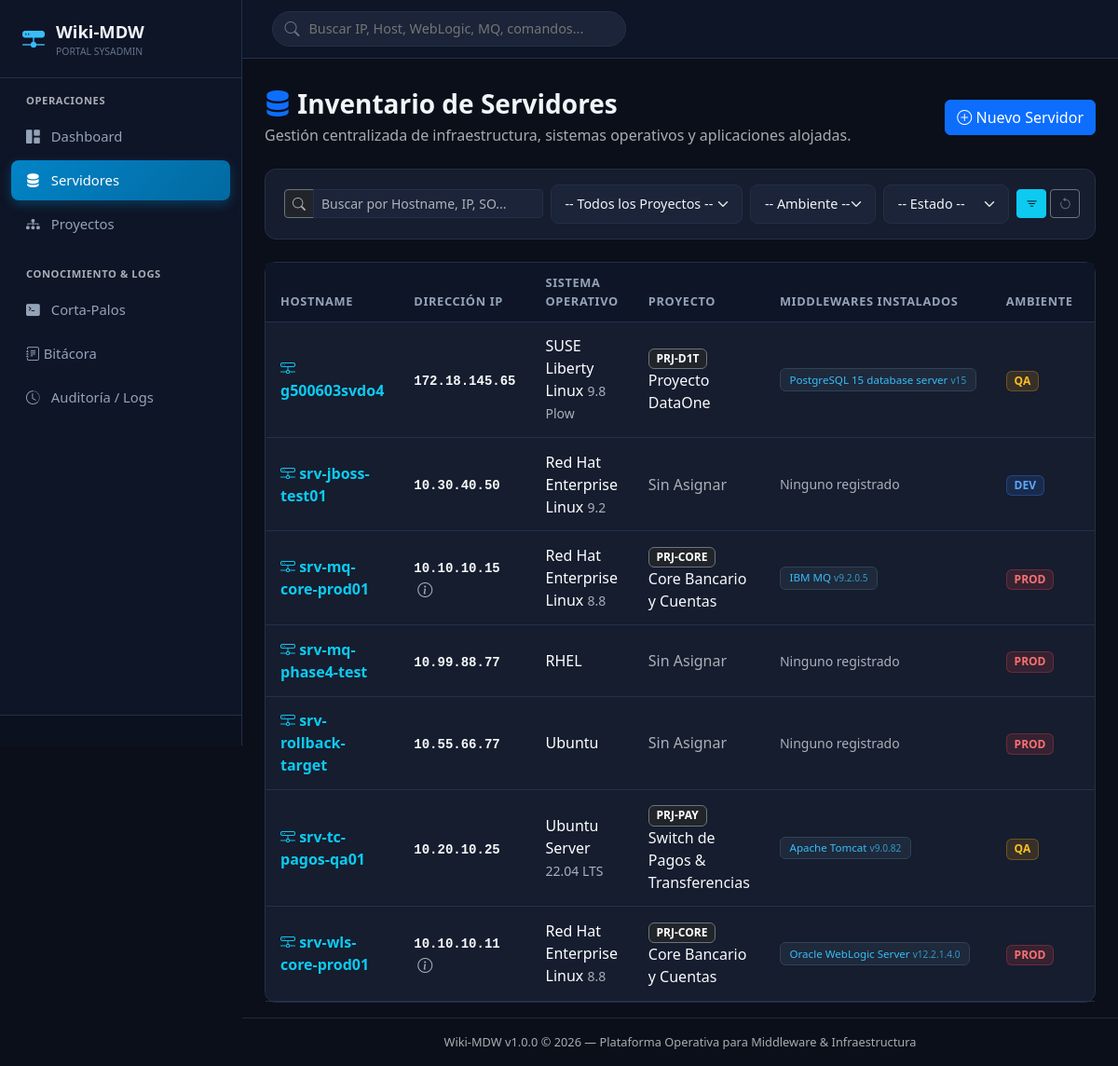
The page /servers on the database its author committed.
### app/models/server.py (models this page shows, shortened)
class Server(BaseModel):
    __tablename__ = "servers"
    hostname = Column(String(100), unique=True, nullable=False, index=True)
    ip_address = Column(String(45), unique=True, nullable=False, index=True)
    secondary_ips = Column(Text, nullable=True)  # IPs adicionales o interfaces VIP / Backup
    os_name = Column(String(60), nullable=False, default="Linux")  # RHEL, Oracle Linux, AIX, Ubuntu, Windows Server
    os_version = Column(String(40), nullable=True)  # Ej: 8.8, 7.9, 2022
    environment = Column(String(20), default="PROD", nullable=False, index=True)  # PROD, QA, DEV, DR
    status = Column(String(20), default="ACTIVE", nullable=False, index=True)  # ACTIVE, MAINTENANCE, DECOMMISSIONED
    platform_type = Column(String(50), default="On-Premise", nullable=False)  # On-Premise, Cloud (AWS), Cloud (Azure), Cloud (GCP), Cloud (OCI), etc.
    location = Column(String(150), nullable=True)                             # DC Santiago - Rack B04, us-east-1, etc.
    cpu_cores = Column(Integer, nullable=True)
    ram_gb = Column(Integer, nullable=True)
    ssh_port = Column(Integer, default=22, nullable=False)
    notes = Column(Text, nullable=True)
    project_id = Column(Integer, ForeignKey("projects.id", ondelete="SET NULL"), nullable=True, index=True)
    auth_type = Column(String(30), default="NONE", nullable=False)   # 'PASSWORD', 'SSH_KEY', 'DOMAIN_AD', 'NONE'
    auth_username = Column(String(100), nullable=True)               # root, svc_mdw, DOMAIN\admin
    auth_secret = Column(String(255), nullable=True)                 # Contraseña o token
    ssh_key_content = Column(Text, nullable=True)                    # Repositorio de Llave Privada SSH
    domain_name = Column(String(100), nullable=True)                 # Dominio Windows Active Directory
    auth_notes = Column(Text, nullable=True)                         # Instrucciones especiales de acceso
    project = relationship("Project", back_populates="servers")
    middlewares = relationship("MiddlewareInstance", back_populates="server", cascade="all, delete-orphan")
    runbooks = relationship("RunbookCommand", back_populates="server")
    incidents = relationship("IncidentLog", back_populates="server")

### app/models/project.py (models this page shows, shortened)
class Project(BaseModel):
    __tablename__ = "projects"
    name = Column(String(100), unique=True, nullable=False, index=True)
    code = Column(String(20), unique=True, nullable=False, index=True)  # Ej: PRJ-CORE, PRJ-PAY
    description = Column(Text, nullable=True)
    lead_name = Column(String(100), nullable=True)  # Responsable técnico o funcional
    environment = Column(String(20), default="PROD", nullable=False)  # PROD, QA, DEV, STAGING, DR
    servers = relationship("Server", back_populates="project", cascade="all, delete-orphan")
    incidents = relationship("IncidentLog", back_populates="project")

### app/models/middleware.py (models this page shows, shortened)
class MiddlewareInstance(BaseModel):
    __tablename__ = "middlewares"
    server_id = Column(Integer, ForeignKey("servers.id", ondelete="CASCADE"), nullable=False, index=True)
    name = Column(String(100), nullable=False, index=True)  # Ej: 'Oracle WebLogic', 'IBM MQ', 'Apache Tomcat'
    version = Column(String(50), nullable=True)  # Ej: '12.2.1.4', '9.2.0.5', '9.0.82'
    install_path = Column(String(255), nullable=False)  # Ej: '/u01/app/oracle/middleware'
    domain_or_instance = Column(String(100), nullable=True)  # Ej: 'domain_core_prod', 'QM_PAGOS_01'
    binary_path = Column(String(255), nullable=True)  # Ej: '/u01/app/oracle/domains/domain_core/bin'
    config_path = Column(String(255), nullable=True)  # Ej: '/u01/app/oracle/domains/domain_core/config/config.xml'
    service_name = Column(String(100), nullable=True)  # Ej: 'weblogic.service', 'ibm-mq'
    ports = Column(String(150), nullable=True)  # Ej: '7001 (Admin), 7002 (Managed1), 5556 (NodeMgr)'
    run_user = Column(String(50), nullable=True)  # Ej: 'oracle', 'mqm', 'tomcat'
    status = Column(String(20), default="RUNNING", nullable=False)  # RUNNING, STOPPED, DEGRADED, UNKNOWN
    notes = Column(Text, nullable=True)
    server = relationship("Server", back_populates="middlewares")
    runbooks = relationship("RunbookCommand", back_populates="middleware")
    incidents = relationship("IncidentLog", back_populates="middleware")

### app/routes/servers.py (the view, shortened to what this page needs)
@servers_bp.route("")
def list_servers():
    q = request.args.get("q", "").strip()
    project_id = request.args.get("project_id", type=int)
    environment = request.args.get("environment", "").strip()
    status = request.args.get("status", "").strip()
    with get_db() as session:
        query = session.query(Server)
        if project_id:
            query = query.filter(Server.project_id == project_id)
        if environment:
            query = query.filter(Server.environment == environment)
        if status:
            query = query.filter(Server.status == status)
        servers = query.order_by(Server.hostname.asc()).all()
        projects = session.query(Project).order_by(Project.name.asc()).all()
        return render_template(
            "servers/list.html",
            servers=servers,
            projects=projects,
            filters={"q": q, "project_id": project_id, "environment": environment, "status": status}
        )

### app/templates/servers/list.html (shortened to what this page needs)
{% extends "base.html" %}
{% block content %}
<div class="d-flex align-items-center justify-content-between mb-4">
    <div>
        <h3 class="fw-bold mb-1"><i class="bi bi-server text-primary"></i> Inventario de Servidores</h3>
        <p class="text-muted mb-0">Gestión centralizada de infraestructura, sistemas operativos y aplicaciones alojadas.</p>
    </div>
    <a href="{{ url_for('servers.create_server') }}" class="btn btn-primary">
        <i class="bi bi-plus-circle"></i> Nuevo Servidor
    </a>
</div>
<div class="card-custom mb-4">
    <div class="card-custom-body py-3">
        <form method="GET" action="{{ url_for('servers.list_servers') }}" class="row g-2 align-items-center">
            <div class="col-md-4">
                <div class="input-group input-group-sm">
                    <span class="input-group-text bg-dark border-secondary text-muted"><i class="bi bi-search"></i></span>
                    <input type="text" name="q" value="{{ filters.q }}" class="form-control form-control-dark" placeholder="Buscar por Hostname, IP, SO...">
                </div>
            </div>
            <div class="col-md-3">
                <select name="project_id" class="form-select form-select-dark form-select-sm">
                    <option value="">-- Todos los Proyectos --</option>
                </select>
            </div>
            <div class="col-md-2">
                <select name="environment" class="form-select form-select-dark form-select-sm">
                    <option value="">-- Ambiente --</option>
                </select>
            </div>
            <div class="col-md-2">
                <select name="status" class="form-select form-select-dark form-select-sm">
                    <option value="">-- Estado --</option>
                </select>
            </div>
            <div class="col-md-1 d-flex gap-1">
                <button type="submit" class="btn btn-sm btn-info w-100"><i class="bi bi-filter"></i></button>
                <a href="{{ url_for('servers.list_servers') }}" class="btn btn-sm btn-outline-secondary"><i class="bi bi-arrow-counterclockwise"></i></a>
            </div>
        </form>
    </div>
</div>
<div class="card-custom">
    <div class="table-responsive">
        <table class="table table-dark-custom">
            <thead>
                <tr>
                    <th>Hostname</th>
                    <th>Dirección IP</th>
                    <th>Sistema Operativo</th>
                    <th>Proyecto</th>
                    <th>Middlewares Instalados</th>
                    <th>Ambiente</th>
                    <th>Estado</th>
                </tr>
            </thead>
            <tbody>
                {% for s in servers %}
                <tr>
                    <td>
                        <a href="{{ url_for('servers.view_server', server_id=s.id) }}" class="fw-bold text-info text-decoration-none">
                            <i class="bi bi-hdd-network"></i> {{ s.hostname }}
                        </a>
                    </td>
                    <td>
                        <code class="text-light fw-semibold">{{ s.ip_address }}</code>
                        {% if s.secondary_ips %}
                            <i class="bi bi-info-circle text-muted ms-1" data-bs-toggle="tooltip" title="IPs Secundarias: {{ s.secondary_ips }}"></i>
                        {% endif %}
                    </td>
                    <td>
                        <span>{{ s.os_name }}</span>
                        {% if s.os_version %}<small class="text-muted">{{ s.os_version }}</small>{% endif %}
                    </td>
                    <td>
                        {% if s.project %}
                            <a href="{{ url_for('projects.view_project', project_id=s.project.id) }}" class="text-light text-decoration-none">
                                <span class="badge bg-dark border border-secondary">{{ s.project.code }}</span> {{ s.project.name }}
                            </a>
                        {% else %}
                            <span class="text-muted">Sin Asignar</span>
                        {% endif %}
                    </td>
                    <td>
                        <div class="d-flex flex-wrap gap-1">
                            {% for m in s.middlewares %}
                                <span class="badge badge-tech" style="font-size: 0.725rem;">
                                    {{ m.name }} {% if m.version %}<small class="opacity-75">v{{ m.version }}</small>{% endif %}
                                </span>
                            {% else %}
                                <small class="text-muted">Ninguno registrado</small>
                            {% endfor %}
                        </div>
                    </td>
                    <td>
                        <span class="badge {% if s.environment == 'PROD' %}badge-env-prod{% elif s.environment == 'QA' %}badge-env-qa{% else %}badge-env-dev{% endif %}">
                            {{ s.environment }}
                        </span>
                    </td>
                    <td>
                    </td>
                </tr>
                {% endfor %}
            </tbody>
        </table>
    </div>
</div>
{% endblock %}

### app/templates/base.html (shortened to what this page needs)
<!DOCTYPE html>
<html lang="es" data-bs-theme="dark">
<head>
    <link href="https://cdn.jsdelivr.net/npm/bootstrap@5.3.3/dist/css/bootstrap.min.css" rel="stylesheet">
    <link rel="stylesheet" href="https://cdn.jsdelivr.net/npm/bootstrap-icons@1.11.3/font/bootstrap-icons.min.css">
    <link rel="stylesheet" href="{{ url_for('static', filename='css/style.css') }}">
</head>
<body>
    <aside class="sidebar">
        <a href="{{ url_for('main.dashboard') }}" class="sidebar-brand">
            <i class="bi bi-hdd-network-fill"></i>
            <div>
                <span>Wiki-MDW</span>
                <div style="font-size: 0.65rem; color: var(--text-muted); font-weight: normal;">PORTAL SYSADMIN</div>
            </div>
        </a>
        <div class="sidebar-nav">
            <div class="text-uppercase text-muted px-3 mb-2" style="font-size: 0.7rem; font-weight: 700; letter-spacing: 0.05em;">Operaciones</div>
            <a href="{{ url_for('main.dashboard') }}" class="nav-link {% if request.endpoint == 'main.dashboard' %}active{% endif %}">
                <i class="bi bi-grid-1x2-fill"></i> Dashboard
            </a>
            <a href="{{ url_for('servers.list_servers') }}" class="nav-link {% if request.endpoint and request.endpoint.startswith('servers.') %}active{% endif %}">
                <i class="bi bi-server"></i> Servidores
            </a>
            <a href="{{ url_for('projects.list_projects') }}" class="nav-link {% if request.endpoint and request.endpoint.startswith('projects.') %}active{% endif %}">
                <i class="bi bi-diagram-3-fill"></i> Proyectos
            </a>
            <div class="text-uppercase text-muted px-3 mt-4 mb-2" style="font-size: 0.7rem; font-weight: 700; letter-spacing: 0.05em;">Conocimiento & Logs</div>
            <a href="{{ url_for('runbooks.list_runbooks') }}" class="nav-link {% if request.endpoint and request.endpoint.startswith('runbooks.') %}active{% endif %}">
                <i class="bi bi-terminal-fill"></i> Corta-Palos
            </a>
            <a href="{{ url_for('incidents.list_incidents') }}" class="nav-link d-flex justify-content-between align-items-center {% if request.endpoint and request.endpoint.startswith('incidents.') %}active{% endif %}">
                <div><i class="bi bi-journal-text"></i> Bitácora</div>
            </a>
            <a href="{{ url_for('audit.list_audits') }}" class="nav-link {% if request.endpoint and request.endpoint.startswith('audit.') %}active{% endif %}">
                <i class="bi bi-clock-history"></i> Auditoría / Logs
            </a>
        </div>
        <div class="sidebar-footer">
        </div>
    </aside>
    <div class="main-content">
        <header class="topbar">
            <div class="search-box">
                <i class="bi bi-search search-icon"></i>
                <input type="text" id="globalSearchInput" placeholder="Buscar IP, Host, WebLogic, MQ, comandos..." autocomplete="off">
            </div>
        </header>
        <div class="px-4 pt-3">
        </div>
        <main class="flex-grow-1 px-4 py-3">
            {% block content %}{% endblock %}
        </main>
        <footer class="text-center py-3 text-muted border-top border-secondary border-opacity-25" style="font-size: 0.8rem;">
            Wiki-MDW v{{ app_version }} &copy; {{ current_year }} &mdash; Plataforma Operativa para Middleware & Infraestructura
        </footer>
    </div>
</body>
</html>

### rows shown on the page
Server: hostname "g500603svdo4", ip_address "172.18.145.65", os_name "SUSE Liberty Linux", os_version "9.8 Plow", project.code "PRJ-D1T", project.name "Proyecto DataOne", environment "QA"
MiddlewareInstance: name "PostgreSQL 15 database server", version "15"
Server: hostname "srv-jboss-test01", ip_address "10.30.40.50", os_name "Red Hat Enterprise Linux", os_version "9.2", shows "Sin Asignar", environment "DEV"
Server: hostname "srv-mq-core-prod01", ip_address "10.10.10.15", os_name "Red Hat Enterprise Linux", os_version "8.8", project.code "PRJ-CORE", project.name "Core Bancario y Cuentas", environment "PROD"
MiddlewareInstance: name "IBM MQ", version "9.2.0.5"
Server: hostname "srv-mq-phase4-test", ip_address "10.99.88.77", os_name "RHEL", shows "Sin Asignar", environment "PROD"
Server: hostname "srv-rollback-target", ip_address "10.55.66.77", os_name "Ubuntu", shows "Sin Asignar", environment "PROD"
Server: hostname "srv-tc-pagos-qa01", ip_address "10.20.10.25", os_name "Ubuntu Server", os_version "22.04 LTS", project.code "PRJ-PAY", project.name "Switch de Pagos & Transferencias", environment "QA"
MiddlewareInstance: name "Apache Tomcat", version "9.0.82"
Server: hostname "srv-wls-core-prod01", ip_address "10.10.10.11", os_name "Red Hat Enterprise Linux", os_version "8.8", project.code "PRJ-CORE", project.name "Core Bancario y Cuentas", environment "PROD"
MiddlewareInstance: name "Oracle WebLogic Server", version "12.2.1.4.0"

### other values the page prints
{{ app_version }} "1.0.0"
